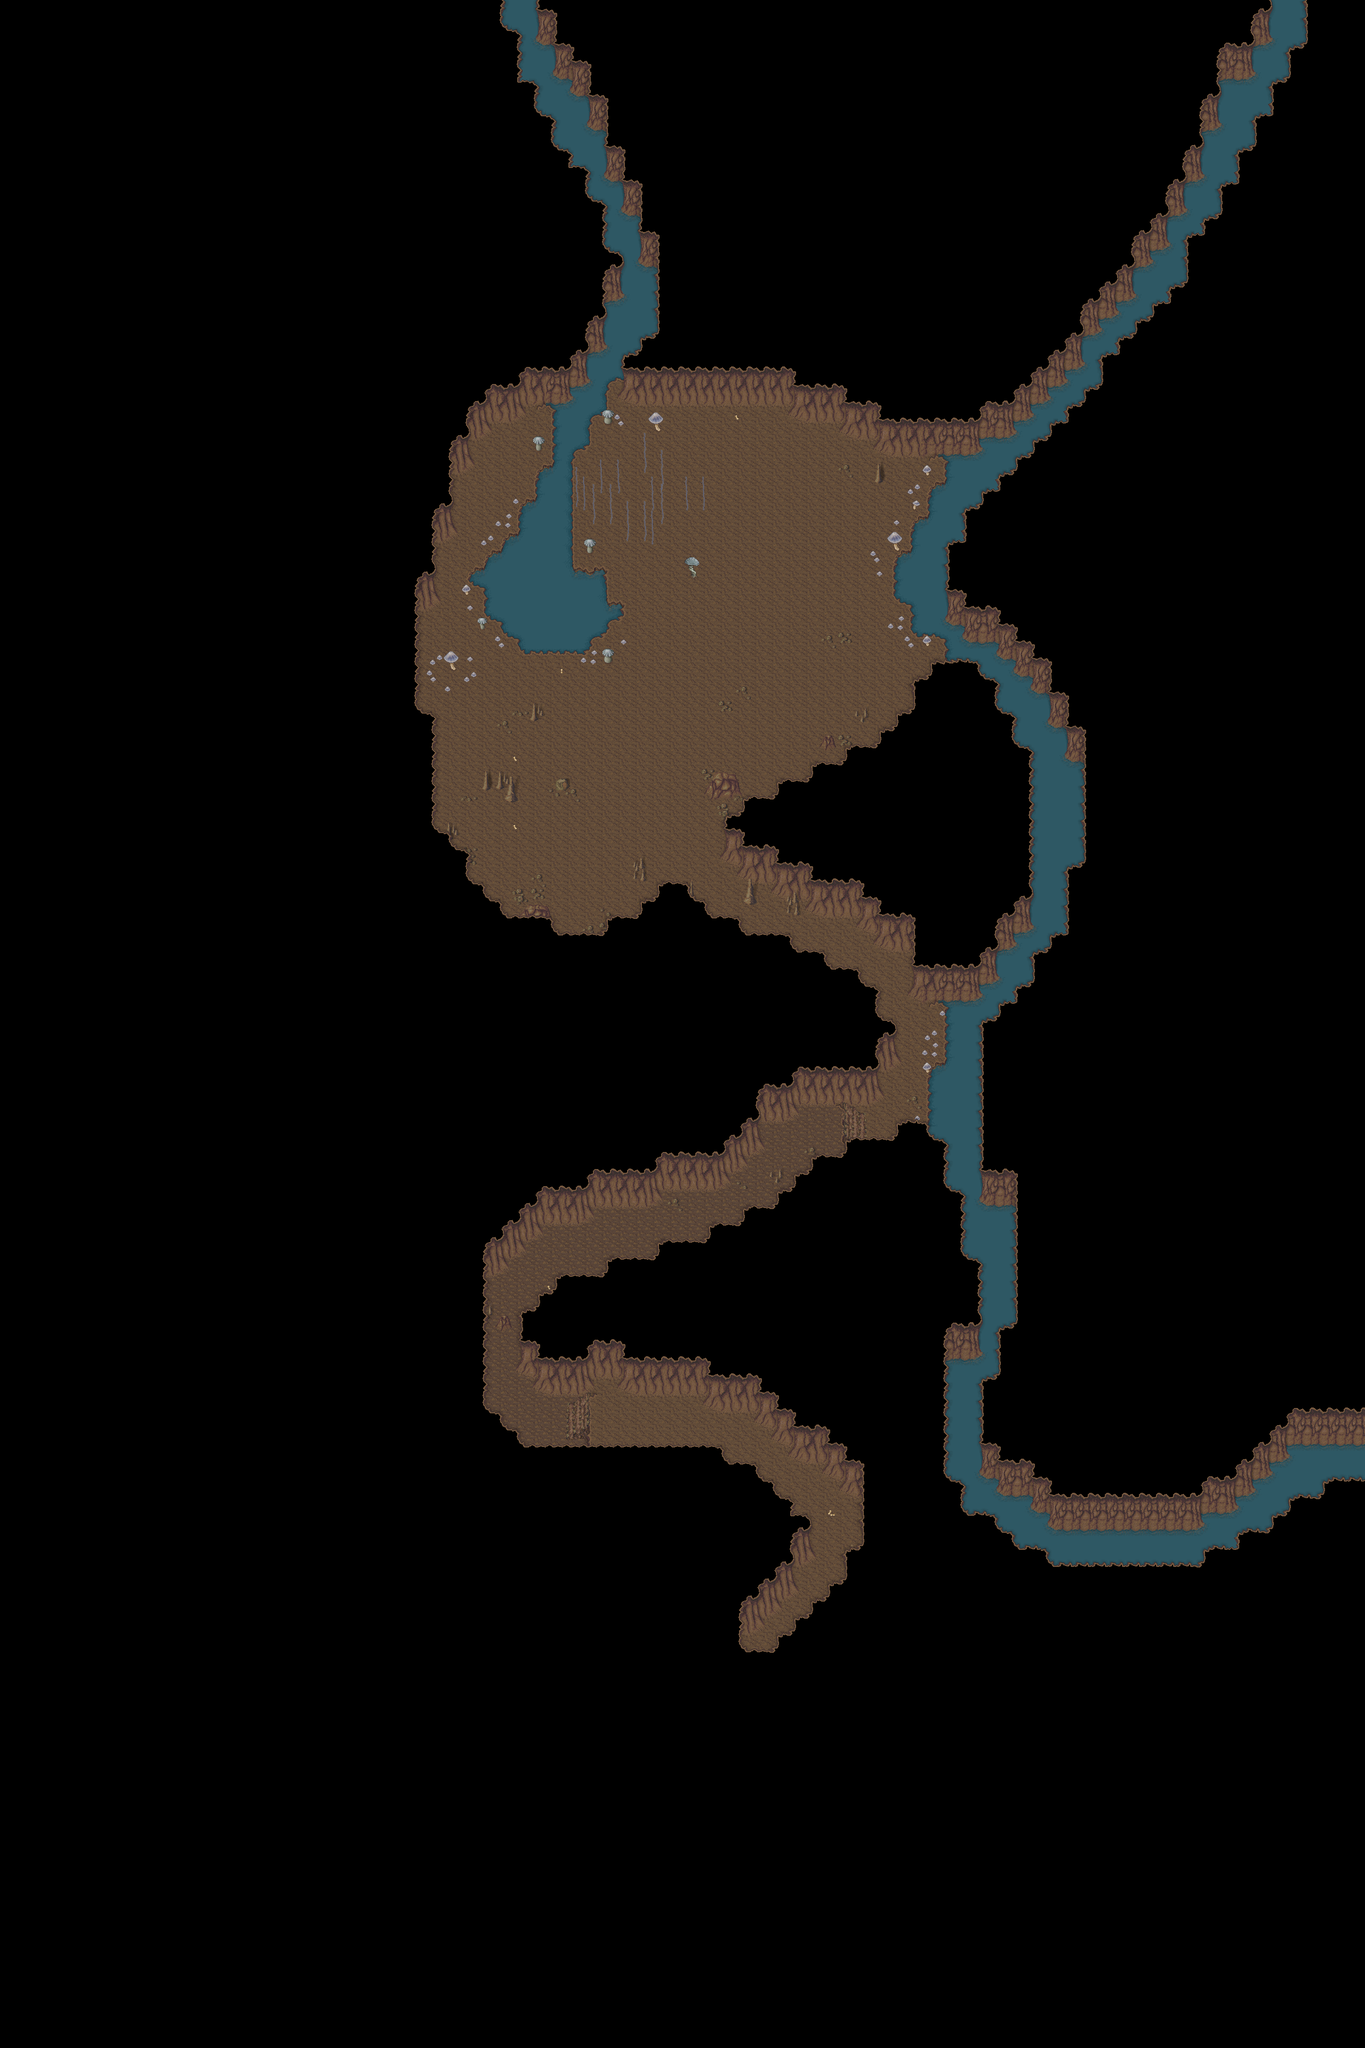

Tiled map render using the project's own tile images. Description and the map definition, with tile-layer contents summarised, below:
An orthogonal 80x120 tile map with 32x32 px tiles, 6 tile layers (Ground, Ground 2, Ground 3, Fringe, ...), 2 hidden layers not drawn, 9 tilesets and 10 objects (5x spawn, 4x Margin, warp).

<map version="1.4" tiledversion="1.4.1" orientation="orthogonal" renderorder="right-down" width="80" height="120" tilewidth="32" tileheight="32" infinite="0" nextlayerid="12" nextobjectid="11">
 <properties>
  <property name="license" value="CC BY-SA 3.0" />
  <property name="manaplus version" value="2" />
  <property name="minimap" value="graphics/minimaps/012-3-3.png" />
  <property name="music" value="surreal.ogg" />
  <property name="name" value="Mana Tree Cave" />
  <property name="overlay0image" value="graphics/images/ambient/spot.png" />
  <property name="overlay0keepratio" value="true" />
  <property name="overlay0mask" value="2" />
  <property name="overlay1image" value="graphics/images/ambient/spot2.png" />
  <property name="overlay1keepratio" value="true" />
  <property name="overlay1mask" value="4" />
  <property name="overlay2image" value="graphics/images/ambient/spot3.png" />
  <property name="overlay2keepratio" value="true" />
  <property name="overlay2mask" value="8" />
 </properties>
 <tileset firstgid="1" name="collision" tilewidth="32" tileheight="32" tilecount="9" columns="3">
  <image source="../graphics/tilesets/collision.png" width="96" height="96" />
 </tileset>
 <tileset firstgid="10" name="hurns-cave" tilewidth="32" tileheight="32" tilecount="256" columns="16">
  <image source="../graphics/tilesets/hurns-cave.png" width="512" height="512" />
 </tileset>
 <tileset firstgid="266" name="level-number" tilewidth="32" tileheight="32" tilecount="16" columns="16">
  <image source="../graphics/tilesets/level-number.png" width="512" height="32" />
 </tileset>
 <tileset firstgid="282" name="tree-x4x5" tilewidth="128" tileheight="160" tilecount="4" columns="4">
  <image source="../graphics/tilesets/tree-x4x5.png" width="512" height="160" />
 </tileset>
 <tileset firstgid="286" name="sunlight-x1x5" tilewidth="32" tileheight="160" tilecount="4" columns="4">
  <image source="../graphics/tilesets/sunlight-x1x5.png" width="128" height="160" />
 </tileset>
 <tileset firstgid="290" name="hurns-cave-accessory" tilewidth="32" tileheight="32" tilecount="64" columns="8">
  <image source="../graphics/tilesets/hurns-cave-accessory.png" width="256" height="256" />
 </tileset>
 <tileset firstgid="354" name="dark-tileset-accessory" tilewidth="32" tileheight="32" tilecount="60" columns="15">
  <image source="../graphics/tilesets/dark-tileset-accessory.png" width="480" height="128" />
  <tile id="0">
   <animation>
    <frame tileid="27" duration="150" />
    <frame tileid="28" duration="150" />
    <frame tileid="29" duration="150" />
   </animation>
  </tile>
  <tile id="12">
   <animation>
    <frame tileid="12" duration="150" />
    <frame tileid="13" duration="150" />
    <frame tileid="14" duration="150" />
   </animation>
  </tile>
  <tile id="24">
   <animation>
    <frame tileid="24" duration="100" />
    <frame tileid="25" duration="100" />
    <frame tileid="26" duration="100" />
   </animation>
  </tile>
  <tile id="27">
   <animation>
    <frame tileid="27" duration="100" />
    <frame tileid="28" duration="100" />
    <frame tileid="29" duration="100" />
    <frame tileid="28" duration="100" />
   </animation>
  </tile>
 </tileset>
 <tileset firstgid="414" name="hurns-cave-accessory-x1x2" tilewidth="32" tileheight="64" tilecount="42" columns="14">
  <image source="../graphics/tilesets/hurns-cave-accessory-x1x2.png" width="448" height="192" />
  <tile id="30">
   <animation>
    <frame tileid="30" duration="200" />
    <frame tileid="32" duration="200" />
    <frame tileid="34" duration="200" />
    <frame tileid="32" duration="200" />
   </animation>
  </tile>
  <tile id="31">
   <animation>
    <frame tileid="31" duration="200" />
    <frame tileid="33" duration="200" />
    <frame tileid="35" duration="200" />
    <frame tileid="33" duration="200" />
   </animation>
  </tile>
 </tileset>
 <tileset firstgid="456" name="mana-liane-x1x3" tilewidth="32" tileheight="96" tilecount="16" columns="8">
  <image source="../graphics/tilesets/mana-liane-x1x3.png" width="256" height="192" />
  <tile id="0">
   <animation>
    <frame tileid="0" duration="230" />
    <frame tileid="1" duration="230" />
    <frame tileid="2" duration="230" />
    <frame tileid="3" duration="230" />
    <frame tileid="4" duration="230" />
    <frame tileid="5" duration="230" />
    <frame tileid="6" duration="230" />
    <frame tileid="7" duration="230" />
   </animation>
  </tile>
  <tile id="4">
   <animation>
    <frame tileid="5" duration="290" />
    <frame tileid="6" duration="290" />
    <frame tileid="7" duration="290" />
    <frame tileid="0" duration="290" />
    <frame tileid="1" duration="290" />
    <frame tileid="2" duration="290" />
    <frame tileid="3" duration="290" />
    <frame tileid="4" duration="290" />
   </animation>
  </tile>
  <tile id="8">
   <animation>
    <frame tileid="8" duration="260" />
    <frame tileid="9" duration="260" />
    <frame tileid="10" duration="260" />
    <frame tileid="11" duration="260" />
    <frame tileid="12" duration="260" />
    <frame tileid="13" duration="260" />
    <frame tileid="14" duration="260" />
    <frame tileid="15" duration="260" />
   </animation>
  </tile>
  <tile id="12">
   <animation>
    <frame tileid="12" duration="210" />
    <frame tileid="13" duration="210" />
    <frame tileid="14" duration="210" />
    <frame tileid="15" duration="210" />
    <frame tileid="8" duration="210" />
    <frame tileid="9" duration="210" />
    <frame tileid="10" duration="210" />
    <frame tileid="11" duration="210" />
   </animation>
  </tile>
 </tileset>
 <layer id="2" name="Ground" width="80" height="120">
  <data>[9600 cells, 9600 non-empty, 29 distinct tile ids]</data>
 </layer>
 <layer id="7" name="Ground 2" width="80" height="120">
  <data>[9600 cells, 172 non-empty, 30 distinct tile ids]</data>
 </layer>
 <layer id="10" name="Ground 3" width="80" height="120">
  <data>[9600 cells, 20 non-empty, 19 distinct tile ids]</data>
 </layer>
 <layer id="9" name="Fringe" width="80" height="120">
  <data>[9600 cells, 41 non-empty, 22 distinct tile ids]</data>
 </layer>
 <layer id="8" name="Over" width="80" height="120">
  <data>[9600 cells, 8390 non-empty, 18 distinct tile ids]</data>
 </layer>
 <layer id="11" name="Over 2" width="80" height="120">
  <data>[9600 cells, 0 non-empty, 0 distinct tile ids]</data>
 </layer>
 <layer id="3" name="Collision" width="80" height="120" visible="0">
  <data>[9600 cells, 8700 non-empty, 3 distinct tile ids]</data>
 </layer>
 <layer id="4" name="Heights" width="80" height="120" visible="0">
  <data>[9600 cells, 354 non-empty, 4 distinct tile ids]</data>
 </layer>
 <objectgroup id="6" name="Objects" visible="0">
  <properties>
   <property name="dest_map" value="012-3-3" />
  </properties>
  <object id="1" name="Margin" x="1888" y="0" width="672" height="672">
   <properties>
    <property name="ignore" value="this" />
   </properties>
  </object>
  <object id="2" name="Margin" x="0" y="0" width="672" height="672">
   <properties>
    <property name="ignore" value="this" />
   </properties>
  </object>
  <object id="3" name="Margin" x="0" y="3168" width="672" height="672">
   <properties>
    <property name="ignore" value="this" />
   </properties>
  </object>
  <object id="4" name="Margin" x="1888" y="3168" width="672" height="672">
   <properties>
    <property name="ignore" value="this" />
   </properties>
  </object>
  <object id="5" name="To Candor Cave" type="warp" x="1408" y="3136" width="32" height="32">
   <properties>
    <property name="dest_map" value="012-3-1" />
    <property name="dest_x" value="42" />
    <property name="dest_y" value="45" />
   </properties>
  </object>
  </objectgroup>
</map>
<!-- 5 of 10 objects omitted -->
